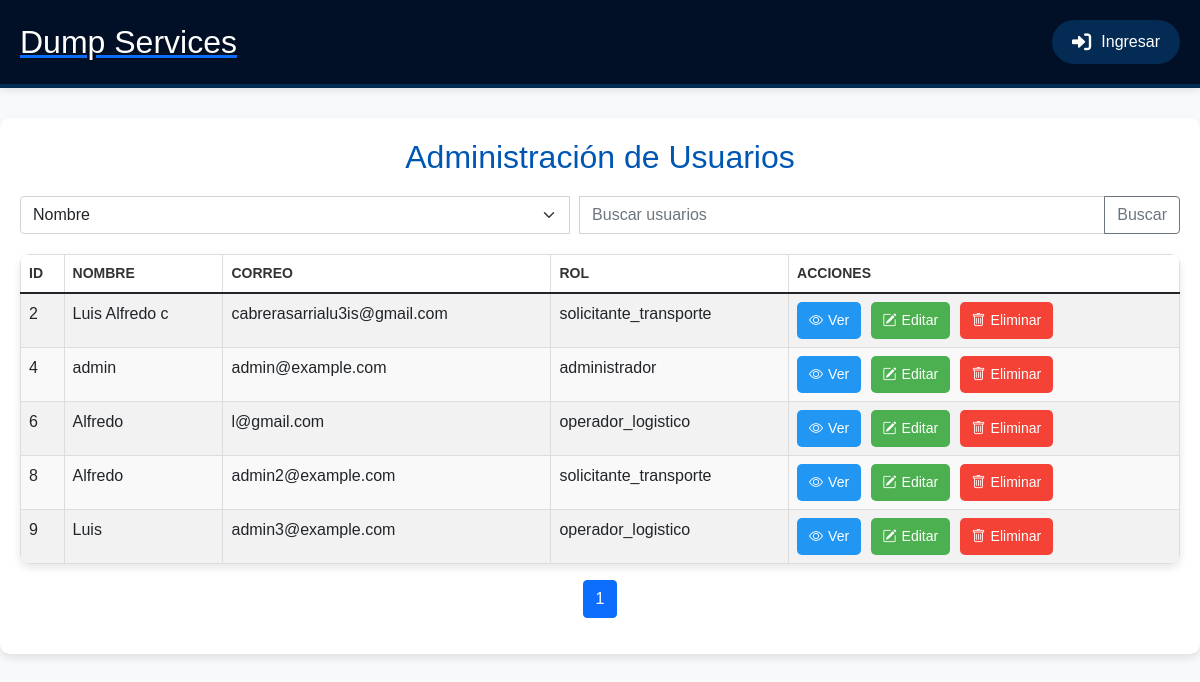
/admin_usuarios.php, run on an earlier commit of the app's database.
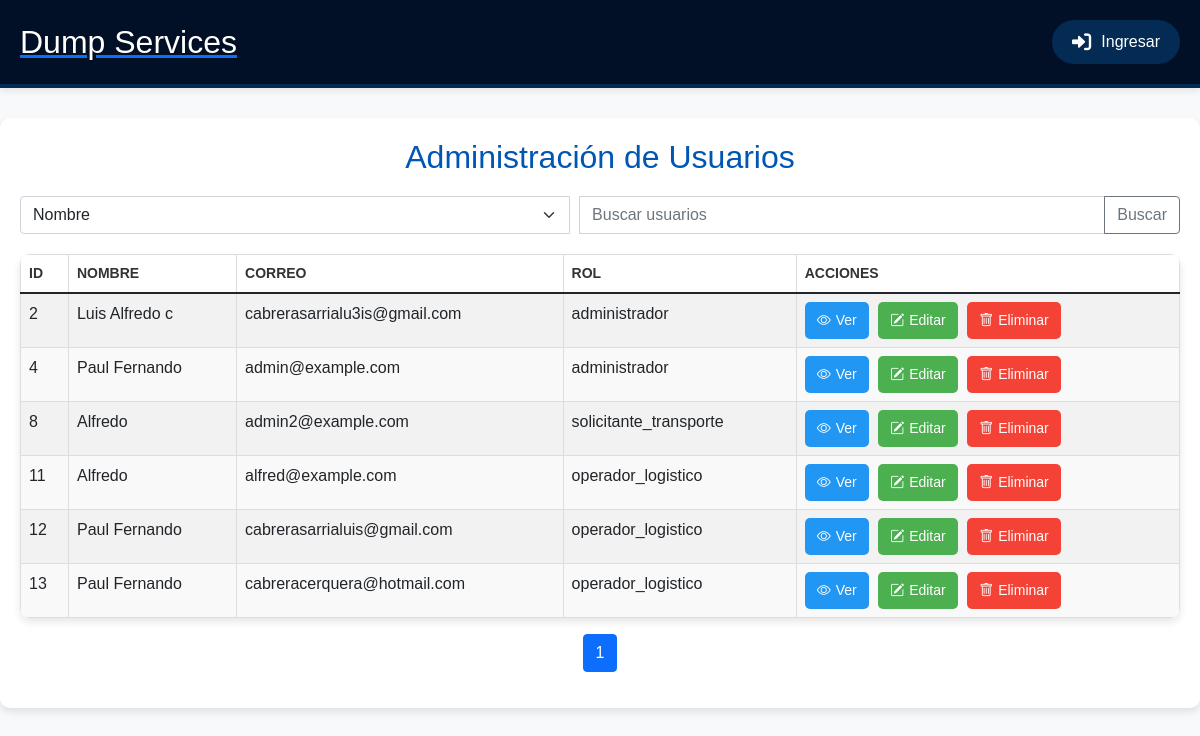
And on a later commit of the database.
### tables this page shows
CREATE TABLE `usuarios` (
  `id` int(11) NOT NULL,
  `nombre` varchar(50) NOT NULL,
  `apellidos` varchar(50) NOT NULL,
  `fecha_nacimiento` date NOT NULL,
  `tipo_documento` enum('cc','ce') NOT NULL,
  `numero_documento` varchar(20) NOT NULL,
  `correo` varchar(100) NOT NULL,
  `rol` enum('administrador','operador_logistico','solicitante_transporte') NOT NULL,
  `contrasena` varchar(255) NOT NULL,
  `telefono` varchar(20) DEFAULT NULL
);

### admin_usuarios.php (the view, shortened to what this page needs)
<?php
include 'conexion.php';
include 'header.php';
$searchTerm = '';
$filterBy = 'nombre';
$page = 1;
$resultsPerPage = 10;
$offset = ($page - 1) * $resultsPerPage;
$sql = "SELECT id, nombre, correo, rol FROM usuarios WHERE $filterBy LIKE '%$searchTerm%' LIMIT $resultsPerPage OFFSET $offset";
$result = $conn->query($sql);
$sql_total = "SELECT COUNT(*) as total FROM usuarios WHERE $filterBy LIKE '%$searchTerm%'";
$totalResult = $conn->query($sql_total);
$totalRows = $totalResult->fetch_assoc()['total'];
$totalPages = ceil($totalRows / $resultsPerPage);
?>
<!DOCTYPE html>
<html lang="es">
<head>
    <link href="https://cdn.jsdelivr.net/npm/bootstrap@5.1.3/dist/css/bootstrap.min.css" rel="stylesheet">
    <link href="https://cdn.jsdelivr.net/npm/bootstrap-icons/font/bootstrap-icons.css" rel="stylesheet">
</head>
<body>
    <div class="container">
        <h2>Administración de Usuarios</h2>
        <form method="GET" action="admin_usuarios.php">
            <div class="input-group">
                <select name="filter" class="form-select" aria-label="Filtro">
                    <option value="nombre" <?php if ($filterBy == 'nombre') echo 'selected'; ?>>Nombre</option>
                </select>
                <input type="text" name="search" class="form-control" placeholder="Buscar usuarios" value="<?php echo $searchTerm; ?>" onkeyup="fetchResults(this.value, '<?php echo $filterBy; ?>')">
                <button class="btn btn-outline-secondary" type="submit">Buscar</button>
            </div>
        </form>
        <div id="results">
            <?php if ($result->num_rows > 0): ?>
                <table class="table table-striped">
                    <thead>
                        <tr>
                            <th>ID</th>
                            <th>Nombre</th>
                            <th>Correo</th>
                            <th>Rol</th>
                            <th>Acciones</th>
                        </tr>
                    </thead>
                    <tbody>
                        <?php while ($row = $result->fetch_assoc()): ?>
                            <tr>
                                <td><?php echo $row['id']; ?></td>
                                <td><?php echo $row['nombre']; ?></td>
                                <td><?php echo isset($row['correo']) ? $row['correo'] : 'No definido'; ?></td>
                                <td><?php echo $row['rol']; ?></td>
                                <td>
                                    <a href="#" class="view-btn" data-bs-toggle="modal" data-bs-target="#viewUserModal" data-id="<?php echo $row['id']; ?>" data-nombre="<?php echo $row['nombre']; ?>" data-correo="<?php echo $row['correo']; ?>" data-rol="<?php echo $row['rol']; ?>"><i class="icon bi bi-eye"></i>Ver</a>
                                    <a href="edit_usuario.php?id=<?php echo $row['id']; ?>" class="edit-btn"><i class="icon bi bi-pencil-square"></i>Editar</a>
                                    <a href="admin_usuarios.php?delete=<?php echo $row['id']; ?>" class="delete-btn" onclick="return confirm('¿Estás seguro de que deseas eliminar este usuario?');"><i class="icon bi bi-trash"></i>Eliminar</a>
                                </td>
                            </tr>
                        <?php endwhile; ?>
                    </tbody>
                </table>
                <nav>
                    <ul class="pagination justify-content-center">
                        <?php for ($i = 1; $i <= $totalPages; $i++): ?>
                            <li class="page-item <?php if ($i == $page) echo 'active'; ?>">
                                <a class="page-link" href="admin_usuarios.php?page=<?php echo $i; ?>&search=<?php echo $searchTerm; ?>&filter=<?php echo $filterBy; ?>"><?php echo $i; ?></a>
                            </li>
                        <?php endfor; ?>
                    </ul>
                </nav>
            <?php else: ?>
                <p class="no-data">No se encontraron usuarios.</p>
            <?php endif; ?>
        </div>
    </div>
</body>
</html>

### header.php (shortened to what this page needs)
<!DOCTYPE html>
<html lang="es">
<head>
    <link rel="stylesheet" href="https://cdnjs.cloudflare.com/ajax/libs/font-awesome/6.0.0-beta3/css/all.min.css">
</head>
<body>
    <header class="main-header">
        <div class="logo">
            <a href="home.php"><h1>Dump Services</h1>
            </a>
        </div>
        <div class="auth-buttons">
            <?php
            if (isset($_SESSION['usuario_id'])) {
                echo '<button onclick="window.location.href = \'logout.php\';"><i class="fas fa-sign-out-alt"></i> Cerrar Sesión</button>';
                $rol = $_SESSION['rol'];
                switch ($rol) {
                    case 'solicitante_transporte':
                        $rol_url = 'solicitante.php';
                        break;
                    case 'operador_logistico':
                        $rol_url = 'operario.php';
                        break;
                    case 'administrador':
                        $rol_url = 'admin.php';
                        break;
                    default:
                        $rol_url = '#';
                        break;
                }
                echo '<button onclick="window.location.href = \'' . $rol_url . '\';"><i class="fas fa-user"></i> Mi Cuenta</button>';
            } else {
                echo '<button onclick="window.location.href = \'login.php\';"><i class="fas fa-sign-in-alt"></i> Ingresar</button>';
            }
            ?>
        </div>
    </header>
</body>
</html>

### header.php (style rules this page uses)
:root { --primary-color: #032b53; --secondary-color: #064575; --background-color: #f2f2f2; --header-background: #021027; --header-shadow: rgba(0, 0, 0, 0.1); --header-border: #032b53; --text-color: #333; --button-border-radius: 50px; --transition-speed: 0.3s; }
* { margin: 0; padding: 0; box-sizing: border-box; }
body { font-family: 'Segoe UI', Tahoma, Geneva, Verdana, sans-serif; background-color: var(--background-color); color: var(--text-color); }
a { text-decoration: none; }
.main-header { display: flex; justify-content: space-between; align-items: center; background-color: var(--header-background); color: #fff; padding: 20px; box-shadow: 0 2px 8px var(--header-shadow); border-bottom: 4px solid var(--header-border); }
.main-header .logo h1 { font-size: 2rem; color: #fff; margin: 0; text-shadow: 1px 1px 2px rgba(0, 0, 0, 0.2); transition: color var(--transition-speed) ease; }
.auth-buttons { display: flex; gap: 10px; }
.auth-buttons button { background-color: var(--primary-color); color: #fff; border: none; padding: 10px 20px; font-size: 1rem; cursor: pointer; border-radius: var(--button-border-radius); display: flex; align-items: center; gap: 10px; transition: background-color var(--transition-speed) ease, transform var(--transition-speed) ease; }
.auth-buttons button i { font-size: 1.2rem; }

### admin_usuarios.php (style rules this page uses)
body { font-family: Arial, sans-serif; background-color: #f8f9fa; color: #333; margin: 0; padding: 0; }
.container { max-width: 1200px; margin: 30px auto; padding: 20px; background-color: #ffffff; border-radius: 10px; box-shadow: 0 4px 8px rgba(0, 0, 0, 0.1); }
h2 { text-align: center; color: #0056b3; margin-bottom: 20px; }
table { width: 100%; border-collapse: collapse; margin-bottom: 20px; box-shadow: 0 4px 8px rgba(0, 0, 0, 0.1); background-color: #fff; border-radius: 10px; overflow: hidden; }
th, td { border: 1px solid #ddd; padding: 12px; text-align: left; }
th { background-color: #f2f2f2; color: #333; font-weight: bold; text-transform: uppercase; font-size: 14px; }
tr:nth-child(even) { background-color: #f9f9f9; }
.edit-btn, .delete-btn, .view-btn { text-decoration: none; padding: 8px 12px; border-radius: 5px; font-size: 14px; margin-right: 5px; transition: background-color 0.3s; display: inline-block; text-align: center; }
.edit-btn { background-color: #4CAF50; color: white; }
.delete-btn { background-color: #f44336; color: white; }
.view-btn { background-color: #2196F3; color: white; }
.input-group { margin-bottom: 20px; }
.form-select { margin-right: 10px; }
.icon { margin-right: 5px; }

What changed in the data, as far as the page shows it:
removed usuarios: id "6", nombre "Alfredo", correo "l@gmail.com", rol "operador_logistico"
removed usuarios: id "9", nombre "Luis", correo "admin3@example.com", rol "operador_logistico"
changed usuarios "Luis Alfredo c": rol "solicitante_transporte" → "administrador"
changed usuarios "admin@example.com": nombre "admin" → "Paul Fernando"
added usuarios: id "11", nombre "Alfredo", correo "alfred@example.com", rol "operador_logistico"
added usuarios: id "12", nombre "Paul Fernando", correo "cabrerasarrialuis@gmail.com", rol "operador_logistico"
added usuarios: id "13", nombre "Paul Fernando", correo "cabreracerquera@hotmail.com", rol "operador_logistico"
